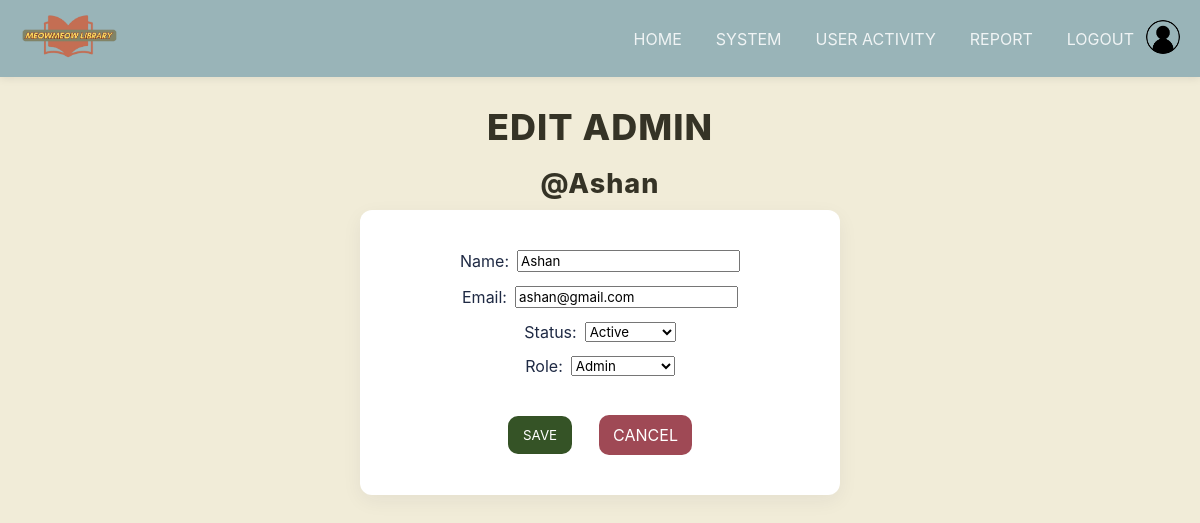
The app's page /superadmin/edit_admin.php?id=215 (signed in) with its own data.
### tables this page shows
CREATE TABLE `user` (
  `User_ID` bigint(11) NOT NULL,
  `Name` varchar(100) NOT NULL,
  `Email` varchar(100) NOT NULL,
  `PasswordHash` varchar(255) NOT NULL,
  `Role` enum('student','admin','super admin') NOT NULL DEFAULT 'student',
  `Status` enum('active','blacklisted') NOT NULL DEFAULT 'active',
  `Cancellation_Count` int(11) NOT NULL DEFAULT '0',
  `Verify_Status` enum('pending','verified','rejected') NOT NULL DEFAULT 'pending',
  `Profile_Image` varchar(255) DEFAULT NULL
);

### superadmin/edit_admin.php (the view, shortened to what this page needs)
<?php
require_once 'db.php';
$admin_id = (int)$_GET['id'];
$sql = "SELECT User_ID, Name, Email, Role, Status
        FROM user
        WHERE User_ID = ? AND Role IN ('admin','super admin')";
$stmt = $conn->prepare($sql);
$stmt->bind_param("i", $admin_id);
$stmt->execute();
$result = $stmt->get_result();
$admin = $result->fetch_assoc();
?>
<!doctype html>
<html lang="en">
<head>
  <link rel="stylesheet" href="c4.css">
</head>
<body>
<?php include 'header.php'; ?>
<main class="container">
    <h1 class="login-heading">EDIT ADMIN</h1>
    <h1 class="login-heading2">@<?= htmlspecialchars($admin['Name']) ?></h1>
    <div class="page-box edit-box">
        <form class="card" method="POST">
            <label>Name:
                <input type="text" name="username" value="<?= htmlspecialchars($admin['Name']) ?>" required>
            </label>
            <label>Email:
                <input type="email" name="email" value="<?= htmlspecialchars($admin['Email']) ?>" required>
            </label>
            <label>Status:
                <select name="status">
                    <option value="active" <?= $admin['Status']=="active"?"selected":"" ?>>Active</option>
                </select>
            </label>
            <label>Role:
                <select name="role">
                    <option value="admin" <?= $admin['Role']=="admin"?"selected":"" ?>>Admin</option>
                </select>
            </label>
            <div class="controls">
                <button type="submit" class="btn primary">SAVE</button>
                <a href="staff.php" class="btn danger">CANCEL</a>
            </div>
        </form>
    </div>
</main>
</body>
</html>

### superadmin/c4.css (style rules this page uses)
:root { --bg:#f1ecd8; --card:#ffffff; --primary:#355326; --dark:#1f2a44; --muted:#77809a; --danger:#9f4955; --edit:#cb7e5b; }
* { box-sizing:border-box;font-family:Inter,ui-sans-serif,system-ui,-apple-system,"Segoe UI",Roboto,"Helvetica Neue",Arial; }
body { margin:0;background:var(--bg);color:var(--dark); }
.container { max-width:1100px;margin:28px auto;padding:0 16px;align-items: center; }
.page-box { background:var(--card); align-items:center; padding:20px;border-radius:12px;box-shadow:0 6px 20px rgba(31,42,68,0.06); }
.btn { display:inline-block;padding:10px 14px;border-radius:10px;text-decoration:none;border:none;background:transparent;cursor:pointer; }
.btn.primary { background:var(--primary);color:white;border:1px solid rgba(0,0,0,0.02); }
.btn.danger { background:var(--danger);color:white }
.login-heading { font-size: 36px; color: #353326; font-weight: 800; margin-bottom: 5px; letter-spacing: 1px; text-align: center; }
.login-heading2 { font-size: 27px; color: #353326; font-weight: 800; margin-bottom: 10px; letter-spacing: 1px; text-align: center; }
.controls { display: flex !important; justify-content: center !important; align-items: center !important; gap: 15px !important; width: 100% !important; margin-top: 25px !important; text-align: center !important; }
.controls button, .controls a { margin: 0 6px !important; }
.page-box form.card { display: flex; flex-direction: column; align-items: center; justify-content: center; gap: 14px; text-align: center; margin: 0 auto; padding: 20px 30px; width: 100%; max-width: 480px; }
.page-box form.card label { display: flex; align-items: center; justify-content: center; gap: 8px; font-size: 16px; color: var(--dark); }

### superadmin/edit_admin.php (style rules this page uses)
.edit-box { max-width: 480px; margin: 0 auto; }

### records on screen
user: Name "Ashan", username "Ashan", email "ashan@gmail.com", status "Active", role "Admin"
